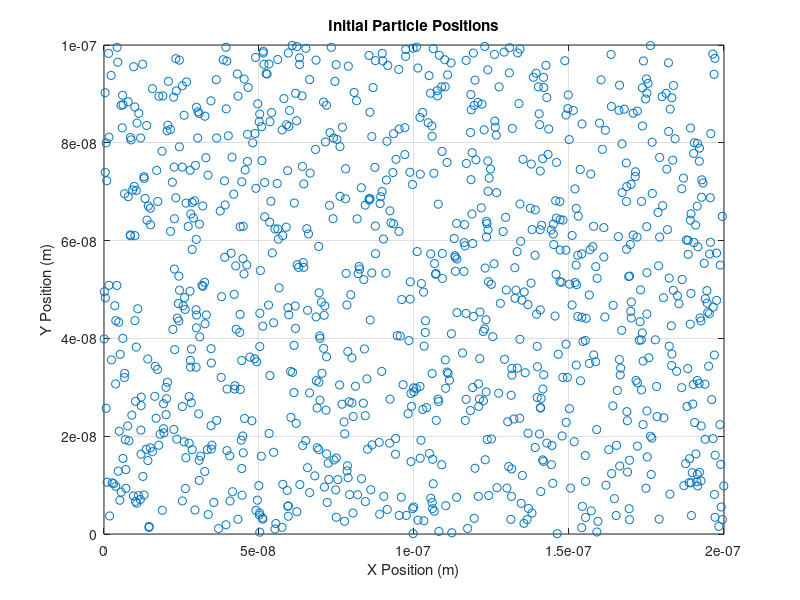
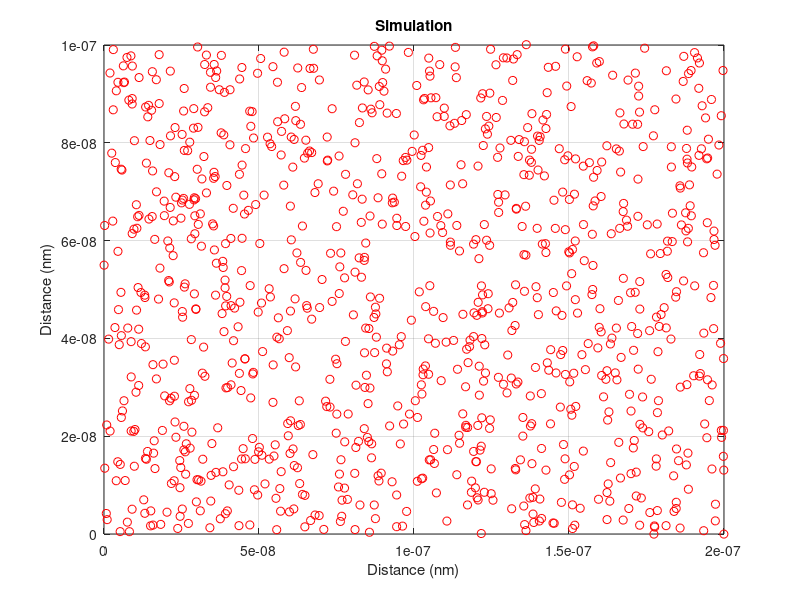
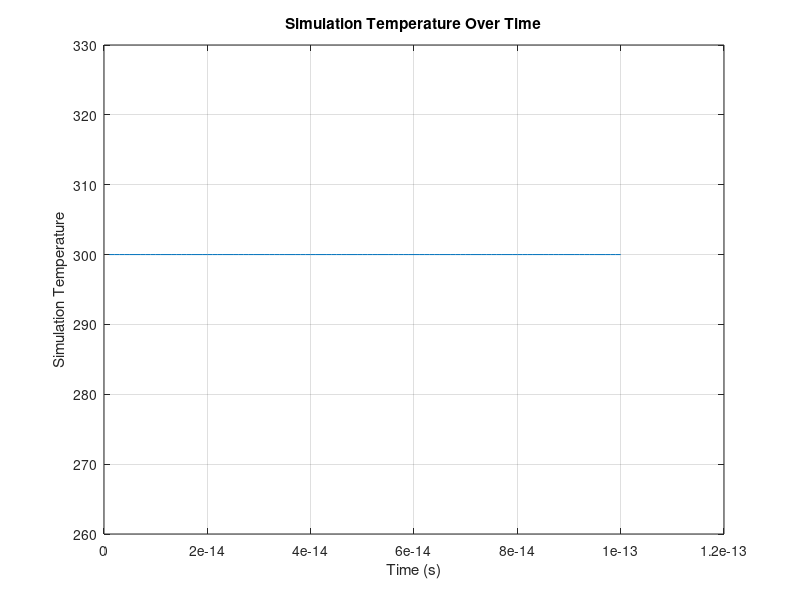

The MATLAB source for these figures, in order: (Note: this script raises an error after producing the figures.)
% Creator: Rudi Hidvary 
% Student Number: 101037815
% Class: ELEC 4700 
% Document: Assignment 1

% QUESTIONS
% Q1: how do i get the trajectories not just the current values 
% Q2: mean free path for part 2 and how to get the time between collisions 
% Q3: How do i fix time on the temp graphs 

close all
clear
clc

% Constants for Model 
m0 = 9.11e-31; % electron mass (kg)
k = 1.381e-23; % boltzmans constant 

%Model Parameters
length = 200e-9;        % size of simulation in x dierection (m)
height = 100e-9;        % size of simulation in y direction (m)
temperature = 300;      % temperature in kelvin
me = 0.26*m0;           % Effective mass of an electorn in our simulation
e_num = 1000;             % Number of electrons in the simulation 
simlength = 100;        % Sests the number of iterations the simulation undergoes
graph_pause = 1;
sim_pause = 0.0000001;


% Initial Calculations 
% Question 1.a THERMAL VELOCITY
thermal_velocity = sqrt((2*k*temperature)/me) % velocity in (m/s)

% Initializing the Simulation Parameters 
initial_xposition = length*rand(e_num,1); % Sets the initial x positions as a vector of randomly selected numbers over the length of the simulation
initial_yposition = height*rand(e_num,1); % Sets the initial y position as a vector of randomly selected numbers over the length of the simulation
theta = 2*pi*rand(e_num,1); % Initializes a vector of random angles the size of the number of electrons
initial_xvelocity = thermal_velocity.*cos(theta).*ones(e_num,1); % Sets the initial velocity as the thermal temperature  
initial_yvelocity = thermal_velocity.*sin(theta).*ones(e_num,1); % 

figure(1)
plot(initial_xposition, initial_yposition, 'o')
title('Initial Particle Positions')
xlabel('X Position (m)')
ylabel('Y Position (m)')
axis([0 200e-9 0 100e-9])
grid on
pause(graph_pause)

timestep = 1e-15; % Timestep is the amount of time between each interval of the calculations 

new_xposition = initial_xposition; % Sets the 
new_yposition = initial_yposition;
new_xvelocity = initial_xvelocity;
new_yvelocity = initial_yvelocity;

initial_velocity = (mean(new_xvelocity.^2)) + (mean(new_yvelocity.^2));
initial_temp = (initial_velocity*me)/(2*k);
temp = [initial_temp];

% Simulation loop that continually updates the simulation at each timestep
% and calculates the 
for time = 1:simlength 
        
averageVel = (mean(new_xvelocity.^2)) + (mean(new_yvelocity.^2)); % Calculates the average velocity of the particles at given timestep
temp(time) = (averageVel*me)/(2*k); % Using the avaerge velocity, find the temperature of the system at this giventimestep

    
new_xposition = new_xposition + new_xvelocity*timestep;
new_yposition = new_yposition + new_yvelocity*timestep;
 


% Boundary Conditions being imposed 
overboundx = new_xposition > 200e-9;
underboundx = new_xposition < 0;
overboundy = new_yposition > 100e-9;
underboundy = new_yposition < 0;
new_xposition(overboundx) = new_xposition(overboundx) - 200e-9;  
new_xposition(underboundx) = new_xposition(underboundx) + 200e-9;
new_yvelocity(overboundy) = -new_yvelocity(overboundy);
new_yvelocity(underboundy) = -new_yvelocity(underboundy);

% Boundary Conditions for Bottleneck region

% Plotting the updating positions 
% Question 1.c.i 2D PLOT OF TRAJECTORIES
figure(2)
plot(new_xposition,new_yposition,'ro')
title('Simulation')
xlabel('Distance (nm)')
ylabel('Distance (nm)')
grid on
axis([0 200e-9 0 100e-9]) 
pause(sim_pause)

end
hold off

time = 1:simlength;

% Question 1.c.ii TEMPERATURE PLOT
figure(3) 
plot(time*timestep,temp)
title('Simulation Temperature Over Time')
xlabel('Time (s)')
ylabel('Simulation Temperature')
grid on
pause(graph_pause)

% Question 1.b MEAN FREE PATH
% Mean Free Path Calculation 
Tmn = 0.2e-12; % Mean time between collisions 
MFP_Q1 = averageVel*Tmn % Mean didtance travelled before collision occurs using the given mean time












%------------------------------------------------------------------------------------------------------------------------------------------------
% Question 2.a

% Initial Calculations 
% The thermal velocity needs to be made random and assigned to each
% variable. The random distribution is plotted in a histogram which shows
% the randomly generated distribution
thermal_velocity = sqrt((2*k*temperature)/me); % velocity in (m/s)
distribution1 = randn(e_num,1)*(thermal_velocity/sqrt(2));
distribution2 = randn(e_num,1)*(thermal_velocity/sqrt(2));
maxwell_boltzmann_dist = sqrt((distribution1.^2)+(distribution2.^2));
random_velocity = maxwell_boltzmann_dist;
bin_num = 10;
figure(4)
histogram(random_velocity,bin_num);
title('Thermal Velocity Distribution')
xlabel('Random Thermal Velocity (m/s)')
ylabel('Number of Particles Within Range')
grid on
pause(graph_pause)

% Initializing the Simulation Parameters 
initial_xposition = length*rand(e_num,1); % Sets the initial x positions as a vector of randomly selected numbers over the length of the simulation
initial_yposition = height*rand(e_num,1); % Sets the initial y position as a vector of randomly selected numbers over the length of the simulation
theta = 2*pi*rand(e_num,1); % Initializes a vector of random angles the size of the number of electrons
initial_xvelocity = random_velocity.*cos(theta).*ones(e_num,1); % Sets the initial velocity as a value from the distribution that gives thermal velocity
initial_yvelocity = random_velocity.*sin(theta).*ones(e_num,1); % 

figure(5)
plot(initial_xposition, initial_yposition, 'o')
title('Initial Particle Positions')
xlabel('X Position (m)')
ylabel('Y Position (m)')
axis([0 200e-9 0 100e-9])
grid on
pause(graph_pause)

timestep = 1e-15; % Timestep is the amount of time between each interval of the calculations 

new_xposition = initial_xposition; % Sets the 
new_yposition = initial_yposition;
new_xvelocity = initial_xvelocity;
new_yvelocity = initial_yvelocity;

initial_velocity = (mean(new_xvelocity.^2)) + (mean(new_yvelocity.^2));
initial_temp = (initial_velocity*me)/(2*k);
temp = [initial_temp];

% Scattering Equations
Pscatter = (1-exp(-(timestep/Tmn))); % Used to compare to random variable for scattering chance

% Mean Free Path and Mean Collision Time Equations
MFP = [];
TMN = [];
collision_num = 0; 
% Simulation loop that continually updates the simulation at each timestep
% and calculates the 
for time = 1:simlength 

% Electron scattering and reevaluation of velocity
rand_threshold = rand(e_num,1); % Sets a vector of random numbers for each electron to be compared to the scattering value
distribution1 = randn(e_num,1)*(thermal_velocity/sqrt(2));
distribution2 = randn(e_num,1)*(thermal_velocity/sqrt(2));
maxwell_boltzmann_dist = sqrt((distribution1.^2)+(distribution2.^2));
new_velocity = maxwell_boltzmann_dist;
    for index = 1:e_num
        if rand_threshold(index) < Pscatter 
            theta = 2*pi*rand(1);
            new_xvelocity(index) = cos(theta)*new_velocity(index);  
            new_yvelocity(index) = sin(theta)*new_velocity(index);
            %Counts the number of collisions that have occured
            collision_num = collision_num + 1;
        end
    end
    
new_xposition = new_xposition + new_xvelocity*timestep;
new_yposition = new_yposition + new_yvelocity*timestep;

% Boundary Conditions being imposed 
overboundx = new_xposition > 200e-9;
underboundx = new_xposition < 0;
overboundy = new_yposition > 100e-9;
underboundy = new_yposition < 0;
new_xposition(overboundx) = new_xposition(overboundx) - 200e-9;  
new_xposition(underboundx) = new_xposition(underboundx) + 200e-9;
new_yvelocity(overboundy) = -new_yvelocity(overboundy);
new_yvelocity(underboundy) = -new_yvelocity(underboundy);

% Plotting the updating positions 
% Question 1.c.i 2D PLOT OF TRAJECTORIES
figure(6)
plot(new_xposition,new_yposition,'ro')
title('Simulation')
xlabel('Distance (nm)')
ylabel('Distance (nm)')
grid on
axis([0 200e-9 0 100e-9]) 
pause(sim_pause)

averageVel = (mean(new_xvelocity.^2)) + (mean(new_yvelocity.^2));
temp(time) = (averageVel*me)/(2*k);
MFP(time) = averageVel*Tmn; % Uses the given Tmn to find the MFP for this simulation
TMN(time) = MFP_Q1/averageVel; % Uses the previously calculated MFP in part 1 to find the average time of collisions

end

% meantime = (timestep*simlength*e_num)/collision_num
meantime = (timestep*collision_num)/(e_num)
Tmn = Tmn

% Question 1.c.ii TEMPERATURE PLOT
time = 1:simlength;

figure(7) % Plotting the Temperature of the system
plot(time*timestep,temp)
title('Average Temperature Over Time')
xlabel('Time (s)')
ylabel('Simulation Temperature (K)')
grid on
pause(graph_pause)

% Question 1.b MEAN FREE PATH
% Mean Free Path Calculation  
Tmn = 0.2e-12; % Mean time between collisions 
MFP_average = mean(MFP) % Mean distance travelled before collision occurs
TMN_average = mean(TMN) % Mean time between collisions calculated using a known 













%------------------------------------------------------------------------------------------------------------------------------------------------
% Question 3.a

% Initial Calculations 
% The thermal velocity needs to be made random and assigned to each
% variable. The random distribution is plotted in a histogram which shows
% the randomly generated distribution.
thermal_velocity = sqrt((2*k*temperature)/me)       ; % velocity in (m/s)
distribution1 = randn(e_num,1)*(thermal_velocity/sqrt(2));
distribution2 = randn(e_num,1)*(thermal_velocity/sqrt(2));
maxwell_boltzmann_dist = sqrt((distribution1.^2)+(distribution2.^2));
random_velocity = maxwell_boltzmann_dist;
bin_num = 10;
figure(8)
histogram(random_velocity,bin_num);
title('Thermal Velocity Distribution')
xlabel('Random Thermal Velocity (m/s)')
ylabel('Number of Particles Within Range')
grid on
pause(graph_pause)

% Setting whether the boundaries are specular = 0 or diffusive = 1
% boundary_type = 0; % Specular
 boundary_type = 1; % Diffusive


% Initializing the Simulation Parameters 
initial_xposition = length*rand(e_num,1); % Sets the initial x positions as a vector of randomly selected numbers over the length of the simulation
initial_yposition = height*rand(e_num,1); % Sets the initial y position as a vector of randomly selected numbers over the length of the simulation

% Reinitializing electrons that spawned in restricted regions
% Length of the channel or bottleneck and height are determined here
Lbottle = 80e-9;
Hbottle = 20e-9;
% Checking the boundaries and reinitializing the ones that are restricted
inboundx = (initial_xposition < ((length/2)+(Lbottle/2))) & (initial_xposition > ((length/2)-(Lbottle/2)));
inboundy = (initial_yposition < ((height/2)-(Hbottle/2))) | (initial_yposition > ((height/2)+(Hbottle/2)));
inbound = inboundx & inboundy;
while(max(inbound) > 0)
initial_xposition(inbound) = rand(size(initial_xposition(inbound),1),1)*length;
initial_yposition(inbound) = rand(size(initial_yposition(inbound),1),1)*height;
%initial_xposition(inbound) = rand(size(inbound,1),1)*length;
%initial_yposition(inbound) = rand(size(inbound,1),1)*height;
inboundx = (initial_xposition < ((length/2)+(Lbottle/2))) & (initial_xposition > ((length/2)-(Lbottle/2)));
inboundy = (initial_yposition < ((height/2)-(Hbottle/2))) | (initial_yposition > ((height/2)+(Hbottle/2)));
inbound = inboundx & inboundy;
end


theta = 2*pi*rand(e_num,1); % Initializes a vector of random angles the size of the number of electrons
initial_xvelocity = random_velocity.*cos(theta).*ones(e_num,1); % Sets the initial velocity as a value from the distribution that gives thermal velocity
initial_yvelocity = random_velocity.*sin(theta).*ones(e_num,1); % 

figure(9)
plot(initial_xposition, initial_yposition, 'o')
title('Initial Particle Positions')
xlabel('X Position (m)')
ylabel('Y Position (m)')
axis([0 200e-9 0 100e-9])
grid on
pause(graph_pause)

timestep = 1e-15; % Timestep is the amount of time between each interval of the calculations 

old_xposition = initial_xposition; % Sets the 
old_yposition = initial_yposition;
new_xvelocity = initial_xvelocity;
new_yvelocity = initial_yvelocity;

initial_velocity = (mean(new_xvelocity.^2)) + (mean(new_yvelocity.^2));
initial_temp = (initial_velocity*me)/(2*k);
temp = [initial_temp];

% Scattering Equations
Pscatter = (1-exp(-(timestep/Tmn))); % Used to compare to random variable for scattering chance

% Mean Free Path and Mean Collision Time Equations
MFP = [];
TMN = [];

% Simulation loop that continually updates the simulation at each timestep
% and calculates the 
for time = 1:simlength 

% Electron scattering and reevaluation of velocity
rand_threshold = rand(e_num,1); % Sets a vector of random numbers for each electron
distribution1 = randn(e_num,1)*(thermal_velocity/sqrt(2));
distribution2 = randn(e_num,1)*(thermal_velocity/sqrt(2));
maxwell_boltzmann_dist = sqrt((distribution1.^2)+(distribution2.^2));
new_velocity = maxwell_boltzmann_dist;
    for index = 1:e_num
        if rand_threshold(index) < Pscatter 
            theta = 2*pi*rand(1);
            new_xvelocity(index) = cos(theta)*new_velocity(index);  
            new_yvelocity(index) = sin(theta)*new_velocity(index);
        end
    end
    
new_xposition = old_xposition + new_xvelocity*timestep;
new_yposition = old_yposition + new_yvelocity*timestep;

% Boundary Conditions being imposed 
overboundx = new_xposition > 200e-9;
underboundx = new_xposition < 0;
overboundy = new_yposition > 100e-9;
underboundy = new_yposition < 0;
new_xposition(overboundx) = new_xposition(overboundx) - 200e-9;  
new_xposition(underboundx) = new_xposition(underboundx) + 200e-9;
new_yvelocity(overboundy) = -new_yvelocity(overboundy);
new_yvelocity(underboundy) = -new_yvelocity(underboundy);

% Restricted Region Boundary Cases
overhorizontal =  (new_xposition > ((length/2)-(Lbottle/2))) & (new_xposition < ((length/2)+(Lbottle/2))) & ((new_yposition < ((height/2)-(Hbottle/2))) | (new_yposition > ((height/2)+(Hbottle/2))));
previous_left = (old_xposition < ((length/2)-(Lbottle/2)));
previous_right = (old_xposition > ((length/2)+(Lbottle/2)));
previous_in = (old_xposition > ((length/2)-(Lbottle/2))) & (old_xposition < ((length/2)+(Lbottle/2)));
% if particles come from left and go over to restricted region, flip the
% velocities 
% Diffusive Boundary (Random Generated new velocity)
if (boundary_type == 1)
    distribution1 = randn(e_num,1)*(thermal_velocity/sqrt(2));
    distribution2 = randn(e_num,1)*(thermal_velocity/sqrt(2));
    maxwell_boltzmann_dist = sqrt((distribution1.^2)+(distribution2.^2));
    new_velocity = maxwell_boltzmann_dist;
    
    theta = 2*pi*rand(e_num,1);
    % For the electron to the left of the boundary
    new_xvelocity(overhorizontal & previous_left) = -abs(cos(theta(overhorizontal & previous_left)).*new_velocity(overhorizontal & previous_left));
    new_yvelocity(overhorizontal & previous_left) = sin(theta(overhorizontal & previous_left)).*new_velocity(overhorizontal & previous_left);
    % for the electrons to the right of the boundary
    new_xvelocity(overhorizontal & previous_right) = abs(cos(theta(overhorizontal & previous_right)).*new_velocity(overhorizontal & previous_right));
    new_yvelocity(overhorizontal & previous_right) = sin(theta(overhorizontal & previous_right)).*new_velocity(overhorizontal & previous_right);
    % for theelectron sin the tunnel region
    new_xvelocity(overhorizontal & previous_in) = cos(theta(overhorizontal & previous_in)).*new_velocity(overhorizontal & previous_in);
    new_yvelocity(overhorizontal & previous_in) = sin(theta(overhorizontal & previous_in)).*new_velocity(overhorizontal & previous_in);
    
else 
    new_xvelocity(overhorizontal & (previous_left | previous_right)) = -new_xvelocity(overhorizontal & (previous_left | previous_right));
    new_yvelocity(overhorizontal & previous_in) = -new_yvelocity(overhorizontal & previous_in);
end

% Plotting the updating positions 
% Question 3.a 2D PLOT OF TRAJECTORIES

% ATTEMPT AT TRAJECTORIES 
% plotx = [old_xposition new_xposition]
% plotx = plotx'
% ploty = [old_yposition new_yposition]
% ploty = ploty'
figure(10)
plot(new_xposition,new_yposition,'ro')
title('Simulation')
xlabel('Distance (nm)')
ylabel('Distance (nm)')
grid on
axis([0 200e-9 0 100e-9]) 
pause(sim_pause)

averageVel = (mean(new_xvelocity.^2)) + (mean(new_yvelocity.^2));
temp(time) = (averageVel*me)/(2*k);
MFP(time) = averageVel*Tmn; % Uses the given Tmn to find the MFP for this simulation
TMN(time) = MFP_Q1/averageVel; % Uses the previously calculated MFP in part 1 to find the average time of collisions

old_xposition = new_xposition;
old_yposition = new_yposition;

end

% Question 1.c.ii TEMPERATURE PLOT
time = 1:simlength;

figure(11) % Plotting the Temperature of the system
plot(time*timestep,temp)
title('Average Temperature Over Time')
xlabel('Time (s)')
ylabel('Simulation Temperature (K)')
grid on
pause(graph_pause)

% Question 1.b MEAN FREE PATH
% Mean Free Path Calculation  
Tmn = 0.2e-12; % Mean time between collisions 
MFP_average = mean(MFP) % Mean distance travelled before collision occurs
TMN_average = mean(TMN) % Mean time between collisions calculated using a known 



figure(12)
hist3([new_xposition new_yposition],[10,10])
set(gcf,'renderer','opengl');
set(get(gca,'child'),'FaceColor','interp','CDataMode','auto');
